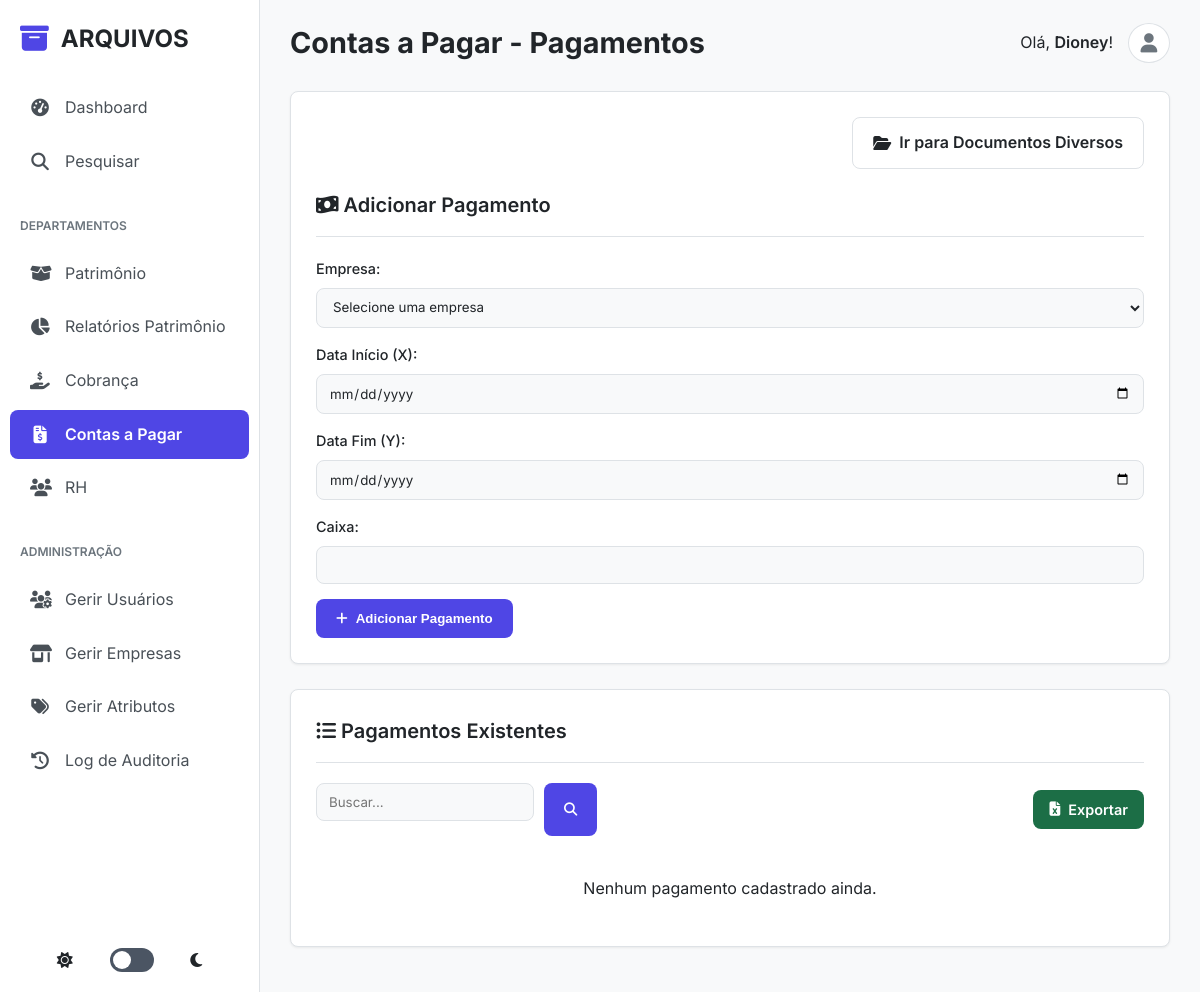
The page /contas_a_pagar/dashboard (signed in) on the database as committed earlier.
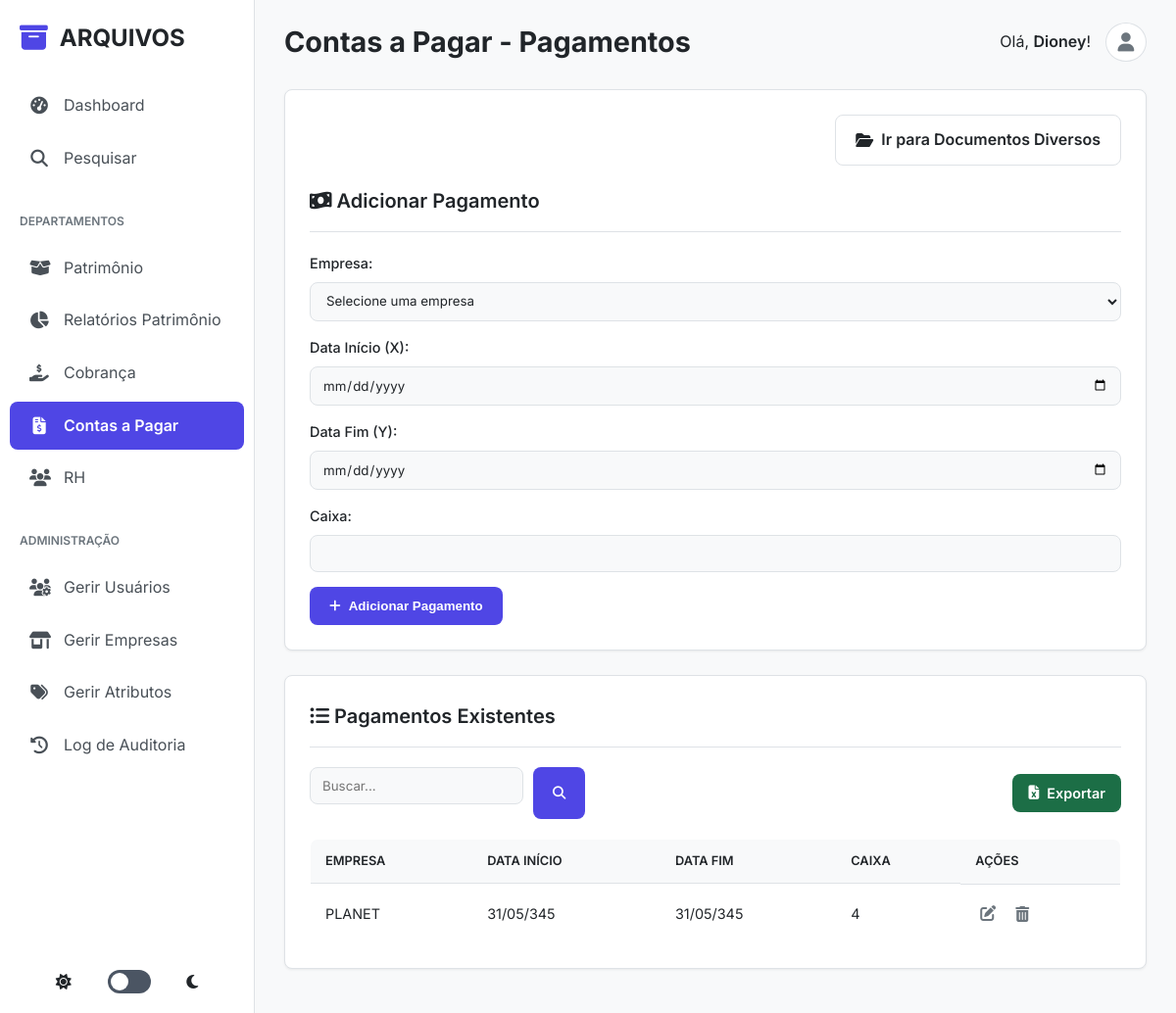
The same page on the database as committed later.
### tables this page shows
CREATE TABLE contas_a_pagar_pagamentos (
            id INTEGER PRIMARY KEY AUTOINCREMENT,
            pagamento_data_inicio TEXT NOT NULL,
            pagamento_data_fim TEXT NOT NULL,
            caixa TEXT NOT NULL,
            store_id INTEGER,
            FOREIGN KEY (store_id) REFERENCES stores(id)
        );

CREATE TABLE stores (
            id INTEGER PRIMARY KEY AUTOINCREMENT,
            name TEXT UNIQUE NOT NULL
        );

### app.py (the view, shortened to what this page needs)
@app.route('/contas_a_pagar/dashboard', methods=['GET', 'POST'])
@login_required
@role_required(['super_admin', 'admin_contas_a_pagar'])
def contas_a_pagar_dashboard():
    page = request.args.get('page', 1, type=int)
    search_query = request.args.get('search', '').strip()
    db = get_db()
    params = []
    where_clauses = []
    if session['role'] != 'super_admin':
        where_clauses.append("p.store_id = ?")
        params.append(session.get('store_id'))
    base_query = "FROM contas_a_pagar_pagamentos p LEFT JOIN stores s ON p.store_id = s.id"
    if where_clauses:
        base_query += " WHERE " + " AND ".join(where_clauses)
    total_items = db.execute(f"SELECT COUNT(p.id) {base_query}", params).fetchone()[0]
    total_pages = (total_items + PER_PAGE - 1) // PER_PAGE if total_items > 0 else 1
    offset = (page - 1) * PER_PAGE
    items = db.execute(f"SELECT p.*, s.name as store_name {base_query} ORDER BY p.id DESC LIMIT ? OFFSET ?", params + [PER_PAGE, offset]).fetchall()
    items_formatted = []
    for item in items:
        item_dict = dict(item)
        try:
            item_dict['pagamento_data_inicio'] = datetime.datetime.strptime(item_dict['pagamento_data_inicio'], '%Y-%m-%d').strftime('%d/%m/%Y')
            item_dict['pagamento_data_fim'] = datetime.datetime.strptime(item_dict['pagamento_data_fim'], '%Y-%m-%d').strftime('%d/%m/%Y')
        except (ValueError, TypeError): pass
        items_formatted.append(item_dict)
    stores = db.execute("SELECT id, name FROM stores ORDER BY name").fetchall() if session['role'] == 'super_admin' else []
    return render_template('contas_a_pagar/contas_a_pagar_dashboard.html', pagamentos=items_formatted, stores=stores, page=page, total_pages=total_pages, search=search_query)

### app.py (called while the page is built)
@app.before_request
def log_request_info():
    print(f"\n>>> REQUISIÇÃO RECEBIDA: {request.method} {request.path}")
    print(f">>> Cabeçalho 'Cookie': {request.headers.get('Cookie')}")
    print(f">>> Sessão no início da requisição: {dict(session)}")

def login_required(f):
    @wraps(f)
    def decorated_function(*args, **kwargs):
        print(f"--- Verificando @login_required para a rota: '{request.endpoint}'")
        if 'logged_in' not in session:
            print(f"--- FALHA em @login_required. Sessão atual: {dict(session)}")
            flash('Você precisa fazer login para acessar esta página.', 'danger')
            return redirect(url_for('admin_login'))
        print(f"--- SUCESSO em @login_required. Usuário '{session.get('username')}' está logado.")
        return f(*args, **kwargs)
    return decorated_function

def is_ajax_request():
    return request.headers.get('X-Requested-With') == 'XMLHttpRequest'

### database.py (called while the page is built)
def get_db():
    if 'db' not in g:
        g.db = sqlite3.connect(DATABASE)
        g.db.row_factory = sqlite3.Row
    return g.db

### templates/contas_a_pagar/contas_a_pagar_dashboard.html (shortened to what this page needs)
{% extends "base.html" %}
{% block page_title %}Contas a Pagar - Pagamentos{% endblock %}
{% block content %}
<div class="card">
    <div style="display: flex; justify-content: flex-end; margin-bottom: 20px;">
         <a href="{{ url_for('documentos_diversos_dashboard') }}" class="button-secondary">
            <i class="fas fa-folder-open"></i> Ir para Documentos Diversos
        </a>
    </div>
    <h2><i class="fas fa-money-bill-wave"></i> Adicionar Pagamento</h2>
    <form action="{{ url_for('contas_a_pagar_dashboard') }}" method="POST">
        {% if session.role == 'super_admin' %}
            <label for="store_id">Empresa:</label>
            <select id="store_id" name="store_id" required>
                <option value="">Selecione uma empresa</option>
            </select>
        {% endif %}
        <label for="pagamento_data_inicio">Data Início (X):</label>
        <input type="date" id="pagamento_data_inicio" name="pagamento_data_inicio" required>
        <label for="pagamento_data_fim">Data Fim (Y):</label>
        <input type="date" id="pagamento_data_fim" name="pagamento_data_fim" required>
        <label for="caixa">Caixa:</label>
        <input type="text" id="caixa" name="caixa" required>
        <button type="submit"><i class="fas fa-plus"></i> Adicionar Pagamento</button>
    </form>
</div>
<div class="card">
    <h2><i class="fas fa-list-ul"></i> Pagamentos Existentes</h2>
     <div class="dashboard-actions">
        <form method="GET" action="{{ url_for('contas_a_pagar_dashboard') }}" class="filter-form">
            <input type="text" name="search" placeholder="Buscar..." value="{{ search or '' }}">
            <button type="submit"><i class="fas fa-search"></i></button>
        </form>
        <a href="{{ url_for('contas_a_pagar_pagamentos_export_excel') }}" class="export-button">
            <i class="fas fa-file-excel"></i> Exportar
        </a>
    </div>
    <div class="table-wrapper">
        {% if pagamentos %}
            <table>
                <thead>
                    <tr>
                        {% if session.role == 'super_admin' %}<th>Empresa</th>{% endif %}
                        <th>Data Início</th>
                        <th>Data Fim</th>
                        <th>Caixa</th>
                        <th>Ações</th>
                    </tr>
                </thead>
                <tbody>
                    {% for item in pagamentos %}
                        <tr>
                            {% if session.role == 'super_admin' %}<td>{{ item.store_name or 'N/A' }}</td>{% endif %}
                            <td>{{ item.pagamento_data_inicio }}</td>
                            <td>{{ item.pagamento_data_fim }}</td>
                            <td>{{ item.caixa }}</td>
                            <td class="actions">
                                <a href="{{ url_for('contas_a_pagar_pagamentos_edit', item_id=item.id) }}" title="Editar" class="edit"><i class="fas fa-edit"></i></a>
                                <form action="{{ url_for('contas_a_pagar_pagamentos_delete', item_id=item.id) }}" method="POST" style="display:inline;" onsubmit="return confirm('Tem certeza?');">
                                    <button type="submit" title="Excluir" class="delete"><i class="fas fa-trash-alt"></i></button>
                                </form>
                            </td>
                        </tr>
                    {% endfor %}
                </tbody>
            </table>
        {% else %}
            <p style="text-align: center; padding: 20px;">Nenhum pagamento cadastrado ainda.</p>
        {% endif %}
    </div>
</div>
{% endblock %}

Rows that differ between the two databases and show on the page:
added contas_a_pagar_pagamentos: name "PLANET", pagamento_data_inicio "31/05/345", pagamento_data_fim "31/05/345", caixa "4"
Other text that changed with them:
text no longer shown: "Nenhum pagamento cadastrado ainda."
text now shown: "EMPRESA DATA INÍCIO DATA FIM CAIXA AÇÕES"
